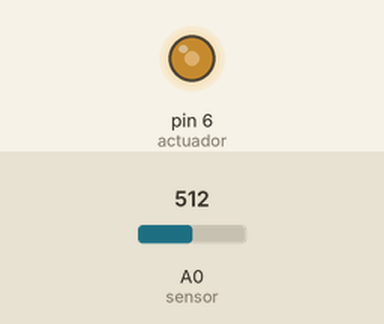
Recording of a sketch running on a simulated Arduino Uno, built with avr-gcc and run on an emulated ATmega328P. Parts: output pins drawn as LEDs (lit = HIGH). Inputs (shaded band) come from the test bench; at power-on: A0 (sensor) = 512.

Above: at 1.2 s.
1.3 s: A0 (sensor) set to 716
At 2.5 s:
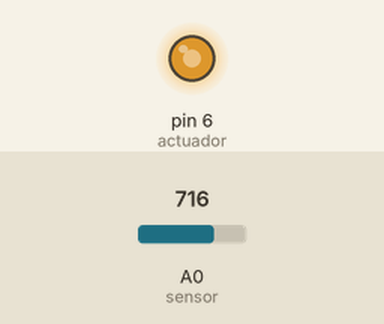
2.8 s: A0 (sensor) set to 900
At 3.9 s:
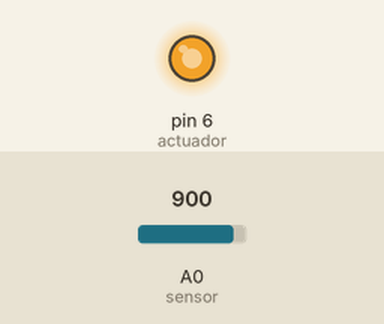
4.3 s: A0 (sensor) set to 122
At 5.1 s:
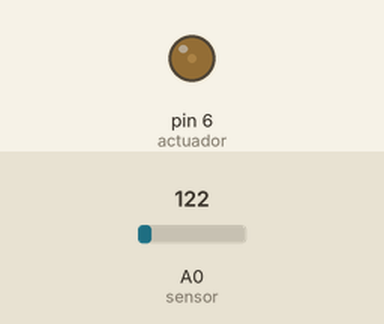
5.8 s: A0 (sensor) set to 0
At 6.4 s:
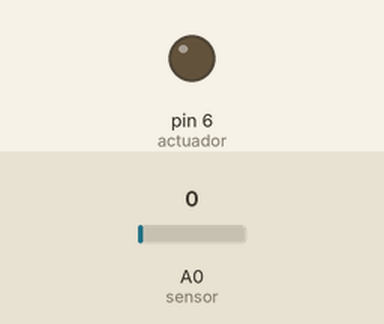
Timing chart, 0 to 8.3 s (numbered marks = the images above; inputs shaded):
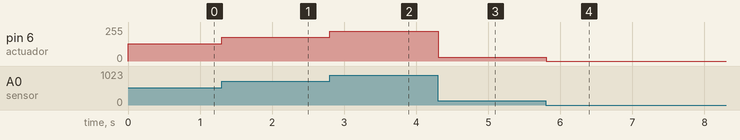

The sketch:

Ejercicio7.ino
```cpp
int sensor = A0;
int actuador = 6;

void setup() {
  pinMode(actuador, OUTPUT);
}

int v;
void loop() {
  v = analogRead(sensor);
  v = v / 4;
  analogWrite(actuador, v);
  delay(100);
}
```

Measured:
- after the input at 1.3 s, pin 6 (actuador): 128/255 → 179/255 at once
- after the input at 2.8 s, pin 6 (actuador): 179/255 → 225/255 at once
- after the input at 4.3 s, pin 6 (actuador): 225/255 → 30/255 at once
- after the input at 5.8 s, pin 6 (actuador): 30/255 → 0/255 at once
